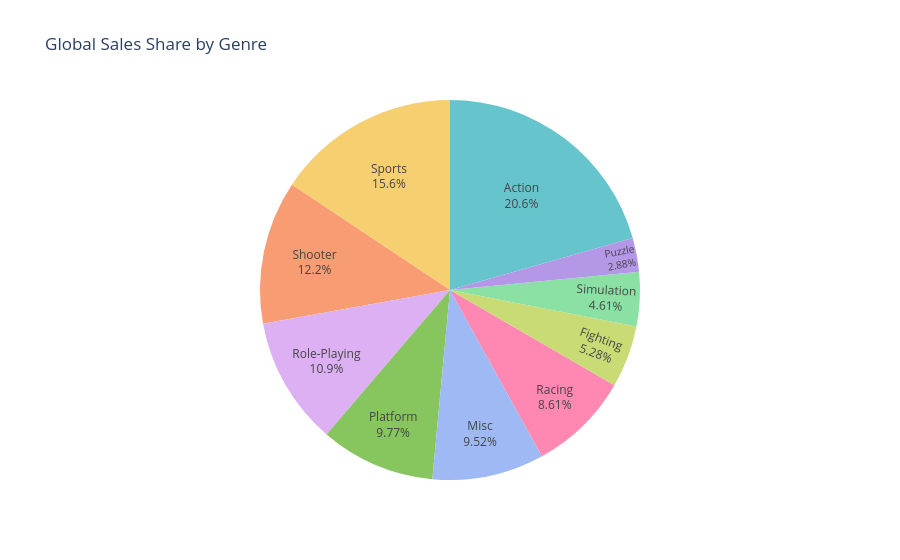

Source (notebook cell):
### Markdown cell above
---

## Q3 · Genres That Dominate Global Sales <a id="q3"></a>

**Action** games are the most commercially dominant genre by total sales.
The top 3 — Action, Sports, and Shooter — together represent over 55% of all global sales in the dataset.

### Code cell
from src.analysis.market_analysis import top_genres

genres = top_genres(df)
display(genres)

fig = px.pie(genres, values="Global_Sales", names="Genre",
             title="Global Sales Share by Genre",
             color_discrete_sequence=px.colors.qualitative.Pastel)
fig.update_traces(textposition="inside", textinfo="percent+label")
fig.update_layout(showlegend=False)
fig.write_html("../reports/figures/11_genre_pie.html")
fig.show()

### Figure 1 — Plotly figure (JSON) as saved in the notebook; plotly's stock layout.template omitted (floating-point values rounded to 4 significant figures)
{"data": [{"domain": {"x": [0, 1], "y": [0, 1]}, "hovertemplate": "Genre=%{label}<br>Global_Sales=%{value}<extra></extra>", "labels": ["Action", "Sports", "Shooter", "Role-Playing", "Platform", "Misc", "Racing", "Fighting", "Simulation", "Puzzle"], "legendgroup": "", "name": "", "showlegend": true, "textinfo": "percent+label", "textposition": "inside", "type": "pie", "values": [1751.0, 1331.0, 1037.0, 927.4, 831.4, 810.0, 732.0, 448.9, 392.2, 244.9]}], "layout": {"legend": {"tracegroupgap": 0}, "piecolorway": ["rgb(102, 197, 204)", "rgb(246, 207, 113)", "rgb(248, 156, 116)", "rgb(220, 176, 242)", "rgb(135, 197, 95)", "rgb(158, 185, 243)", "rgb(254, 136, 177)", "rgb(201, 219, 116)", "rgb(139, 224, 164)", "rgb(180, 151, 231)", "rgb(179, 179, 179)"], "showlegend": false, "title": {"text": "Global Sales Share by Genre"}}}
